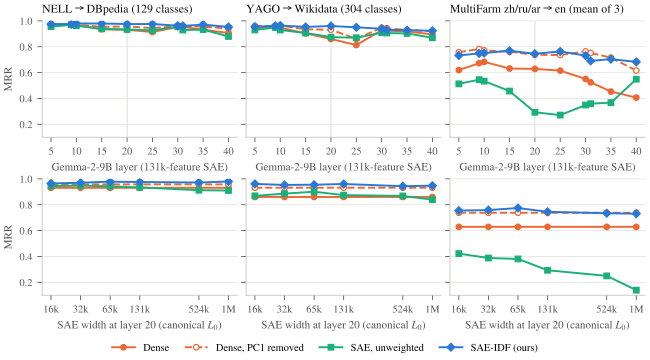

Python code for this plot:
"""Appendix figure: layer sweep (top) and SAE-width sweep (bottom) on Common-KG and MultiFarm,
Gemma-2-9B with native views; same SAE files as the miniF2F sweep."""
import csv
from pathlib import Path
import matplotlib.pyplot as plt
import style as S

S.setup()
HERE = Path(__file__).resolve().parent
rows = list(csv.DictReader(open(HERE.parent / "data" / "sweep_kg.csv")))
R = {(r["task"], r["config"]): r for r in rows}
layers = [5, 9, 10, 15, 20, 25, 30, 31, 35, 40]
widths = [("16k", 16384, "L20_w16k"), ("32k", 32768, "L20_w32k"), ("65k", 65536, "L20_w65k"),
          ("131k", 131072, "L20_w131k"), ("524k", 524288, "L20_w524k"), ("1M", 1048576, "L20_w1m")]
methods = ["dense", "dense_pc1", "sae_mean", "sae_idf"]
tasks = [("NELL->DBpedia", "NELL → DBpedia (129 classes)"), ("YAGO->Wikidata", "YAGO → Wikidata (304 classes)"),
         ("MultiFarm", "MultiFarm zh/ru/ar → en (mean of 3)")]

fig, axes = plt.subplots(2, 3, figsize=(S.TEXT_IN, 3.6), sharey="row")
for col, (task, title) in enumerate(tasks):
    ax = axes[0, col]
    for m in methods:
        ax.plot(layers, [float(R[(task, f"L{l}_w131k")][m]) for l in layers], **S.style(m))
    ax.set_title(title, color=S.INK, loc="left")
    ax.set_xlabel("Gemma-2-9B layer (131k-feature SAE)"); ax.set_xticks([5, 10, 15, 20, 25, 30, 35, 40])
    ax.axvline(20, color=S.GRID, lw=0.8, zorder=0)
    ax = axes[1, col]
    xs = [w for _, w, _ in widths]
    for m in methods:
        ax.plot(xs, [float(R[(task, c)][m]) for _, _, c in widths], **S.style(m))
    ax.set_xscale("log", base=2); ax.set_xticks(xs); ax.set_xticklabels([n for n, _, _ in widths]); ax.minorticks_off()
    ax.set_xlabel("SAE width at layer 20 (canonical $L_0$)")
for ax in axes[0]:
    ax.set_ylim(0.1, 1.0)
for ax in axes[1]:
    ax.set_ylim(0.1, 1.0)
for ax in axes[:, 0]:
    ax.set_ylabel("MRR")
for ax in axes.flat:
    ax.grid(axis="x", visible=False)
handles = [plt.Line2D([], [], **S.style(m), label=S.SERIES[m]["label"]) for m in methods]
fig.legend(handles=handles, loc="lower center", ncol=4, bbox_to_anchor=(0.5, -0.01), columnspacing=1.5, handlelength=2.2)
fig.tight_layout(pad=0.3, rect=(0, 0.06, 1, 1))
fig.savefig(HERE / "fig_sweep_kg.pdf"); fig.savefig(HERE / "fig_sweep_kg.png", dpi=150)
print("wrote fig_sweep_kg.pdf")
